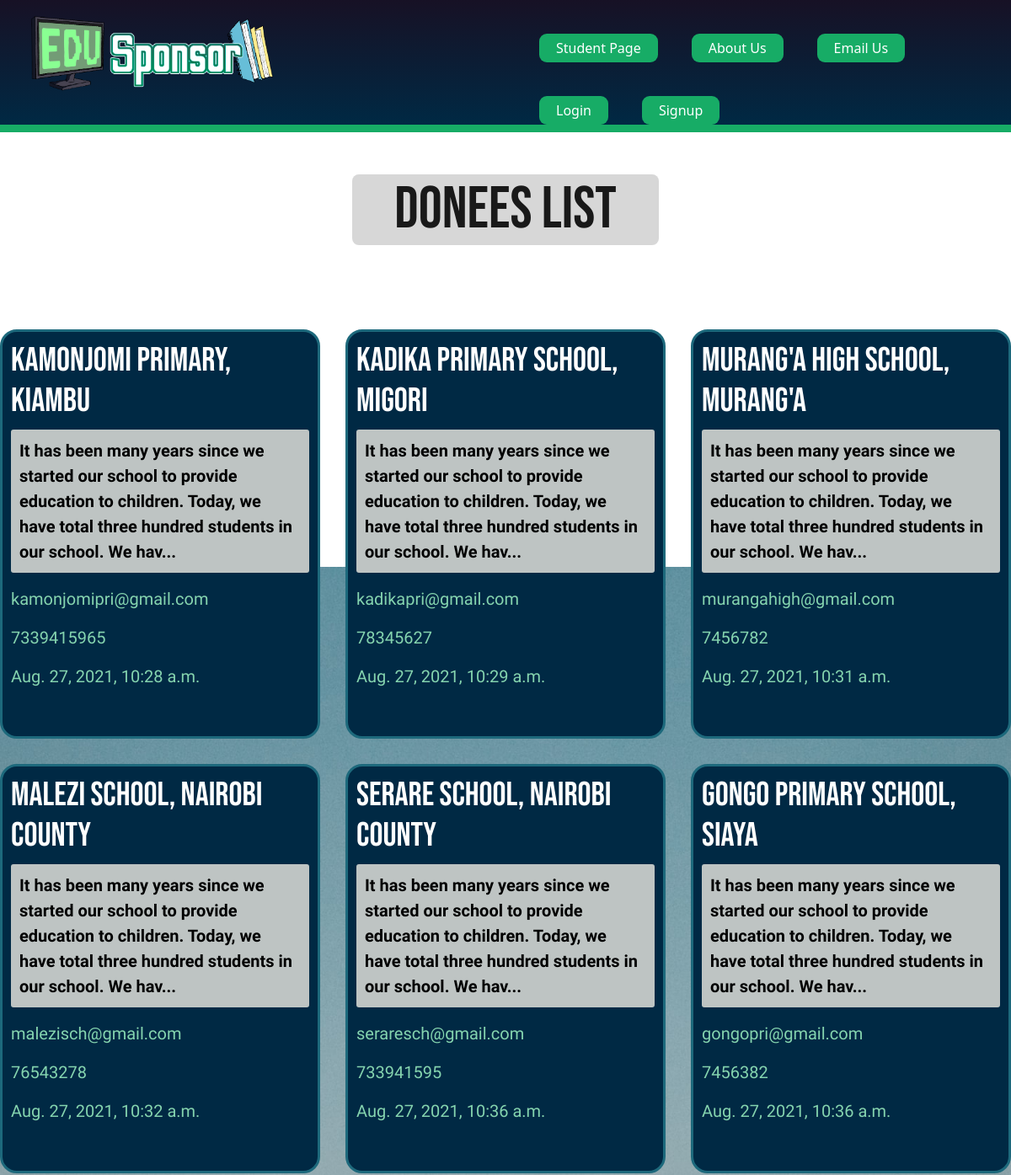
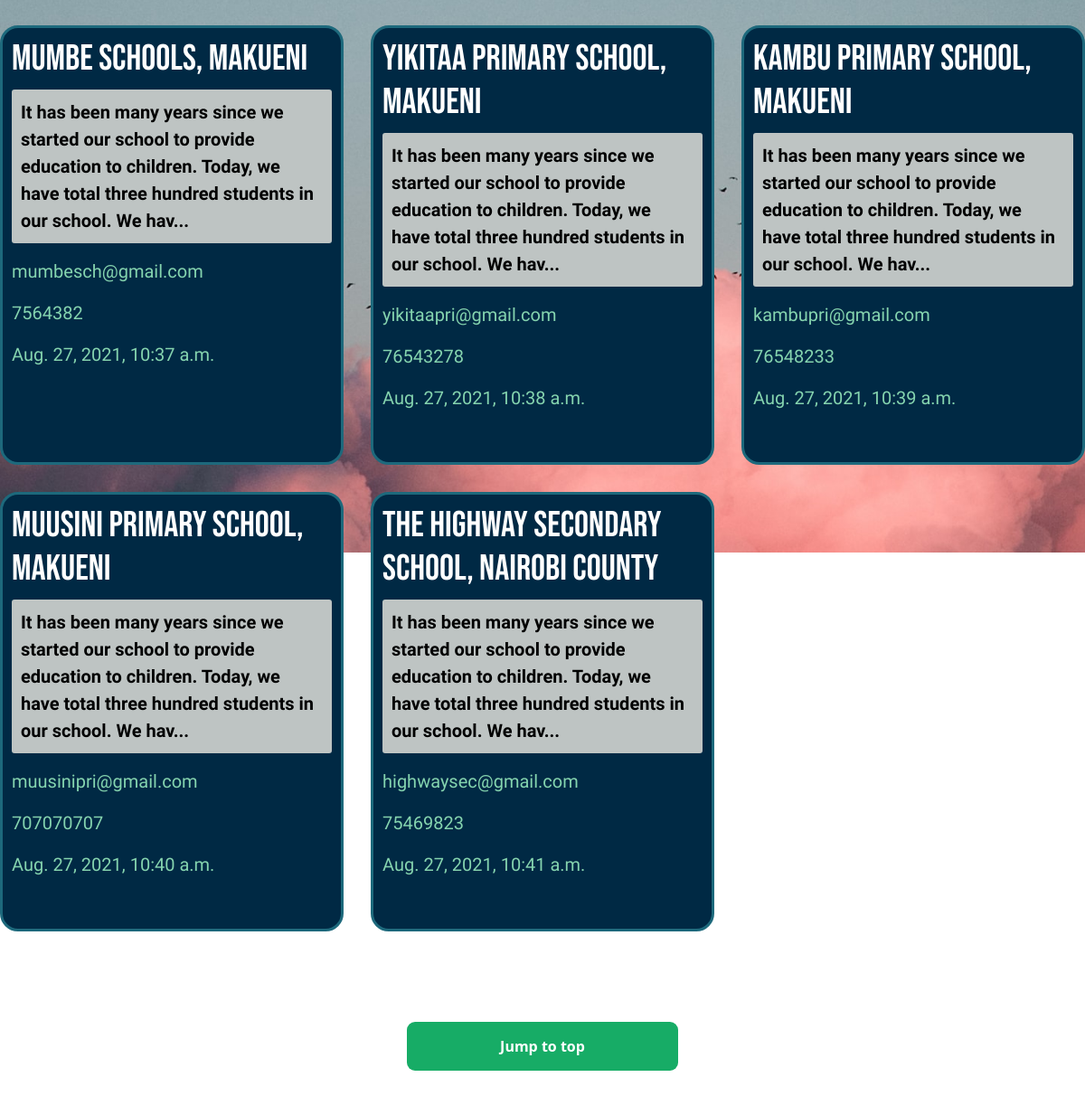
The app's page /donees/ with its own data (2 pictures, top to bottom).
### donees/models.py (models this page shows, shortened)
class donee(models.Model):
    name = models.CharField(max_length=200)
    slug = models.SlugField()
    message = models.TextField()
    email = models.EmailField()
    contact = models.IntegerField()
    date = models.DateTimeField(auto_now_add=True)
    thumb = models.ImageField(default='default.png', blank=True)
    author = models.ForeignKey(User, default=None, on_delete=models.CASCADE)
    def snippet(self):
        return self.message[:150] + '...'

### donees/views.py (the view)
def donee_list(request):
    doneess = donee.objects.all().order_by('date')
    return render(request, 'donees/donee_list.html', {'donees':doneess})

### donees/templates/donees/donee_list.html
{% extends 'base_layout.html' %}
{% block content %}
<div class="main-display">
    <div class="h1-container">
    <h1>Donees List</h1>
    </div>
    <div class="donees">
        {% for donee in donees%}
            <div class="donee">
                <h2><a class="interactive" href="{% url 'donees:detail' slug=donee.slug %}">{{donee.name}}</a></h2>
                <p class='des'>{{ donee.snippet }}</p>
                <p class='email'>{{ donee.email }}</p>
                <p class='contact'>{{ donee.contact }}</p>
                <p class='date'>{{ donee.date }}</p>
            </div>
        {%endfor%}
    </div>
    <a class="toTop" href="#">Jump to top</a>
</div>
{% endblock %}

### templates/base_layout.html (shortened to what this page needs)
 <!DOCTYPE html>
<html lang="en">
    <head>
        <link href="https://cdn.jsdelivr.net/npm/bootstrap@5.1.0/dist/css/bootstrap.min.css" rel="stylesheet">
        <link rel="stylesheet" href="/static/style.css">
    </head>
    <body>
        <header class="wrapper">
            <h1><a href="{% url 'home' %}"><img id="logo" src="/static/logo.png" alt="edusponsor"/></a></h1>
            <nav>
                <ul class='nav'>
                <li><a href="/studentpage">Student Page</a></li>
                <li><a href="/about">About Us</a></li>
                <li><a href="mailto:edusponsors.info@gmail.com">Email Us</a></li>
                    {% if user.is_authenticated %}
                    <li>
                        <form action="{% url 'accounts:logout' %}" method="post">
                            {% csrf_token %}
                            <button class="logout-link" type="submit">Logout</button>
                        </form>
                    </li>
                    <li><a href="{% url 'donees:create'%}" class="highlight">New Story</a></li>
                    {% else %}
                        <li><a href="{% url 'accounts:login'%}">Login</a></li>
                        <li><a href="{% url 'accounts:signup'%}">Signup</a></li>
                    {% endif %}
                </ul>
            </nav>
        </header>
        <div class="wrapper">
            {% block content %}
            {% endblock %}
        </div>
    </body>
</html>

### assets/style.css (style rules this page uses)
body { background-color: #ffffff5b; background-image: url(/static/cloud5.jpg); background-repeat: no-repeat; color: #17ac66; background-position: bottom; background-size: auto; background-attachment: fixed; background-position: center; background-size: 2000px; }
p { color: #85d4af; font-family: 'Oswald', sans-serif, Ubuntu; font-size: 20px; }
h1, h2, h3, h4, h5 { font-family: 'Bebas Neue', cursive; font-weight: normal; margin: 0; font-size: 40px; }
h1 { font-size: 70px; }
h2 { text-decoration: none; }
a { color: #fff; text-decoration: none; }
.wrapper { margin: 0 auto; }
div.wrapper h1 { text-align: center; margin: 50px; }
header { display: grid; grid-template-columns: 1fr 1fr; background-image: linear-gradient(#171125,#002944); border: white; border-width: 0px; border-bottom: 9px; border-style: solid; }
nav { justify-self:end; margin-right: 40px; }
nav li { display: inline-block; margin-left: 40px; }
.donees { display: grid; grid-template-columns: 1fr 1fr 1fr; grid-gap: 30px; margin-top: 100px; }
.des { margin-top: 10px; background-color: rgb(190, 196, 195); color: rgb(0, 0, 0); font-weight: bold; padding: 10px; border-radius: 3px; }
.main-display { max-width: 1300px; margin: 0 auto; }
.donee { padding: 10px; border: 3px solid #1d697c; position: relative; padding-bottom: 40px; background-color: #002944; border-radius: 20px; }
.email { font-family: 'Oswald', sans-serif, Ubuntu; font-size: 20px; }
.nav a, .logout-link { margin-top: 40px; background-color: #17ac66; border: 0; border-radius: 9px; color: white; padding: 5px 20px; text-align: center; text-decoration: none; display: inline-block; font-size: 16px; }
.toTop { background-color: #17ac66; border: 0; border-radius: 9px; color: white; padding: 15px 32px; margin: 0 auto; text-align: center; text-decoration: none; display: block; font-size: 16px; font-weight: bold; margin-top:100px; margin-bottom:100px; align-content: center; max-width: 300px; }
#logo { width:350px; padding-left: 25px; margin: 5px; }
.h1-container { background-color: rgb(211, 211, 211); border-radius: 8px; max-width: fit-content; opacity: 0.9; margin: 0 auto; position: relative; text-align: center; color: black; }

### records on screen
donee: name "Kamonjomi Primary, Kiambu", snippet "It has been many years since we started our school to provide education to children. Today, we have total three hundred students in our school. We hav...", email "kamonjomipri@gmail.com", contact "7339415965", date "Aug. 27, 2021, 10:28 a.m."
donee: name "Kadika Primary School, Migori", snippet "It has been many years since we started our school to provide education to children. Today, we have total three hundred students in our school. We hav...", email "kadikapri@gmail.com", contact "78345627", date "Aug. 27, 2021, 10:29 a.m."
donee: name "Murang'a High School, Murang'a", snippet "It has been many years since we started our school to provide education to children. Today, we have total three hundred students in our school. We hav...", email "murangahigh@gmail.com", contact "7456782", date "Aug. 27, 2021, 10:31 a.m."
donee: name "Malezi School, Nairobi County", snippet "It has been many years since we started our school to provide education to children. Today, we have total three hundred students in our school. We hav...", email "malezisch@gmail.com", contact "76543278", date "Aug. 27, 2021, 10:32 a.m."
donee: name "Serare School, Nairobi County", snippet "It has been many years since we started our school to provide education to children. Today, we have total three hundred students in our school. We hav...", email "seraresch@gmail.com", contact "733941595", date "Aug. 27, 2021, 10:36 a.m."
donee: name "Gongo Primary School, Siaya", snippet "It has been many years since we started our school to provide education to children. Today, we have total three hundred students in our school. We hav...", email "gongopri@gmail.com", contact "7456382", date "Aug. 27, 2021, 10:36 a.m."
donee: name "Mumbe schools, Makueni", snippet "It has been many years since we started our school to provide education to children. Today, we have total three hundred students in our school. We hav...", email "mumbesch@gmail.com", contact "7564382", date "Aug. 27, 2021, 10:37 a.m."
donee: name "Yikitaa Primary school, Makueni", snippet "It has been many years since we started our school to provide education to children. Today, we have total three hundred students in our school. We hav...", email "yikitaapri@gmail.com", contact "76543278", date "Aug. 27, 2021, 10:38 a.m."
donee: name "Kambu Primary school, Makueni", snippet "It has been many years since we started our school to provide education to children. Today, we have total three hundred students in our school. We hav...", email "kambupri@gmail.com", contact "76548233", date "Aug. 27, 2021, 10:39 a.m."
donee: name "Muusini Primary school, Makueni", snippet "It has been many years since we started our school to provide education to children. Today, we have total three hundred students in our school. We hav...", email "muusinipri@gmail.com", contact "707070707", date "Aug. 27, 2021, 10:40 a.m."
donee: name "The Highway Secondary School, Nairobi County", snippet "It has been many years since we started our school to provide education to children. Today, we have total three hundred students in our school. We hav...", email "highwaysec@gmail.com", contact "75469823", date "Aug. 27, 2021, 10:41 a.m."
